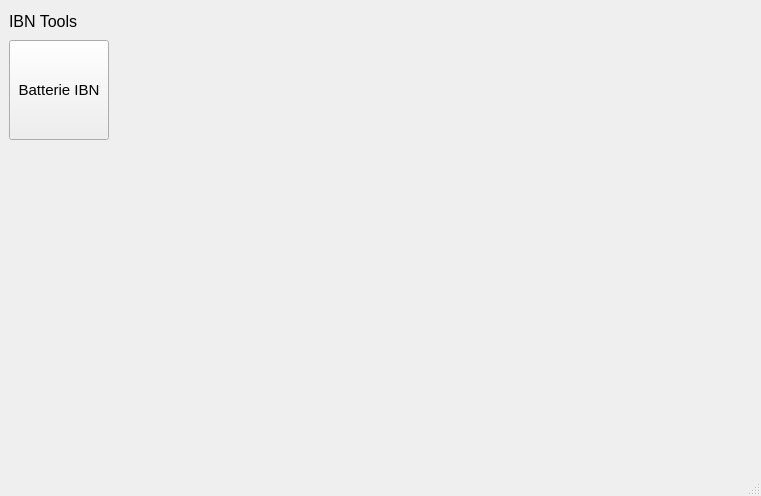
<?xml version="1.0" encoding="UTF-8"?>
<ui version="4.0">
 <class>IBNToolMainWindow</class>
 <widget class="QMainWindow" name="IBNToolMainWindow">
  <property name="geometry">
   <rect>
    <x>0</x>
    <y>0</y>
    <width>761</width>
    <height>496</height>
   </rect>
  </property>
  <property name="windowTitle">
   <string>IBNToolMainWindow</string>
  </property>
  <widget class="QWidget" name="centralwidget">
   <layout class="QVBoxLayout" name="verticalLayout">
    <item>
     <widget class="QLabel" name="label">
      <property name="minimumSize">
       <size>
        <width>150</width>
        <height>25</height>
       </size>
      </property>
      <property name="maximumSize">
       <size>
        <width>16777215</width>
        <height>25</height>
       </size>
      </property>
      <property name="font">
       <font>
        <pointsize>12</pointsize>
       </font>
      </property>
      <property name="text">
       <string>IBN Tools</string>
      </property>
     </widget>
    </item>
    <item>
     <layout class="QGridLayout" name="gridLayout">
      <item row="0" column="0">
       <widget class="QPushButton" name="pushButton_batteryIBN">
        <property name="minimumSize">
         <size>
          <width>100</width>
          <height>100</height>
         </size>
        </property>
        <property name="maximumSize">
         <size>
          <width>100</width>
          <height>100</height>
         </size>
        </property>
        <property name="font">
         <font>
          <pointsize>11</pointsize>
         </font>
        </property>
        <property name="text">
         <string>Batterie IBN</string>
        </property>
       </widget>
      </item>
      <item row="1" column="0">
       <spacer name="verticalSpacer">
        <property name="orientation">
         <enum>Qt::Vertical</enum>
        </property>
        <property name="sizeHint" stdset="0">
         <size>
          <width>20</width>
          <height>40</height>
         </size>
        </property>
       </spacer>
      </item>
      <item row="0" column="1">
       <spacer name="horizontalSpacer">
        <property name="orientation">
         <enum>Qt::Horizontal</enum>
        </property>
        <property name="sizeHint" stdset="0">
         <size>
          <width>40</width>
          <height>20</height>
         </size>
        </property>
       </spacer>
      </item>
     </layout>
    </item>
   </layout>
  </widget>
  <widget class="QMenuBar" name="menubar">
   <property name="geometry">
    <rect>
     <x>0</x>
     <y>0</y>
     <width>761</width>
     <height>21</height>
    </rect>
   </property>
  </widget>
  <widget class="QStatusBar" name="statusbar"/>
 </widget>
 <resources/>
 <connections/>
</ui>
